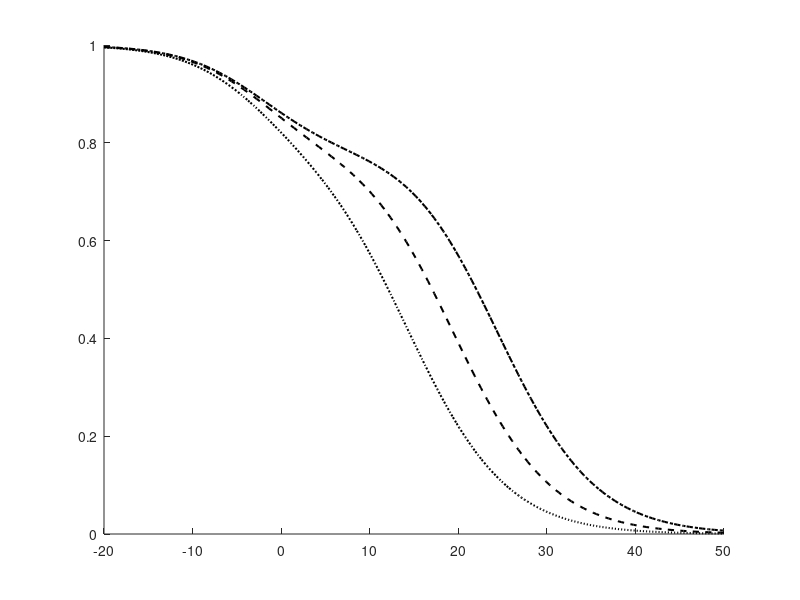

Recreate this plot in MATLAB. (Note: this script raises an error after producing the figure.)
clc; clear; close all;

% Initial parameters
sigma_rr = 1;
sigma_cr = 1;
sigma_n = 1;
T = 1;
alpha = 0.4;

% Defined radar power range
P_r_range = linspace(-20, 50, 200);

% Radar power levels (in dBW)
P_c_dB_values = [10, 15, 20];
lineStyles = {':', '--', '-.'};     % Line styles
color = 'k';

% Prepare figure
figure; hold on;
                   
% Loop over each radar power level
for j = 1:length(P_c_dB_values)
    P_c_dB = P_c_dB_values(j);
    P_c = 10^(P_c_dB / 10);  % Convert dBW to linear scale

    % Preallocate arrays
    beta = zeros(size(P_r_range));
    xi_total = zeros(size(P_r_range));
        
    for i = 1:length(P_r_range)
        P_r_dB = P_r_range(i);
        P_r = 10^(P_r_dB / 10);

        % Beta calculations
        beta_first_part = sigma_cr^2 * P_c;
        beta_second_part = (sigma_rr^2 * P_r) + sigma_n^2;
        beta_whole_part = beta_first_part/beta_second_part;
        beta_denominator = 1 + (alpha * T * beta_whole_part);
        beta_i = 1/beta_denominator;
        beta(i) = beta_i;

        % Radar detection calculation
        num1 = beta_i * sigma_cr^2 * P_c;
        deno1 = sigma_rr^2 * P_r;
        deno2 = (beta_i * sigma_cr^2 * P_c) - (sigma_rr^2 * P_r);

        func1 = num1/deno1;
        func2 = - num1/deno2;

        xi_total(i) = 1 - func1^func2;
    end
    % Plot each curve
    plot(P_r_range, xi_total, lineStyles{j}, 'Color', color, 'LineWidth', 1.5);
    
end 
yline(0.7, 'r', '\xi*', 'LabelHorizontalAlignment', 'left', 'FontSize', 12);

% Final plot settings
xlabel('P_r');  
ylabel('Radar detection error probability \xi *');
legend('P_c = 10 dB', 'P_c = 15 dB', 'P_c = 20 dB');
grid on;
